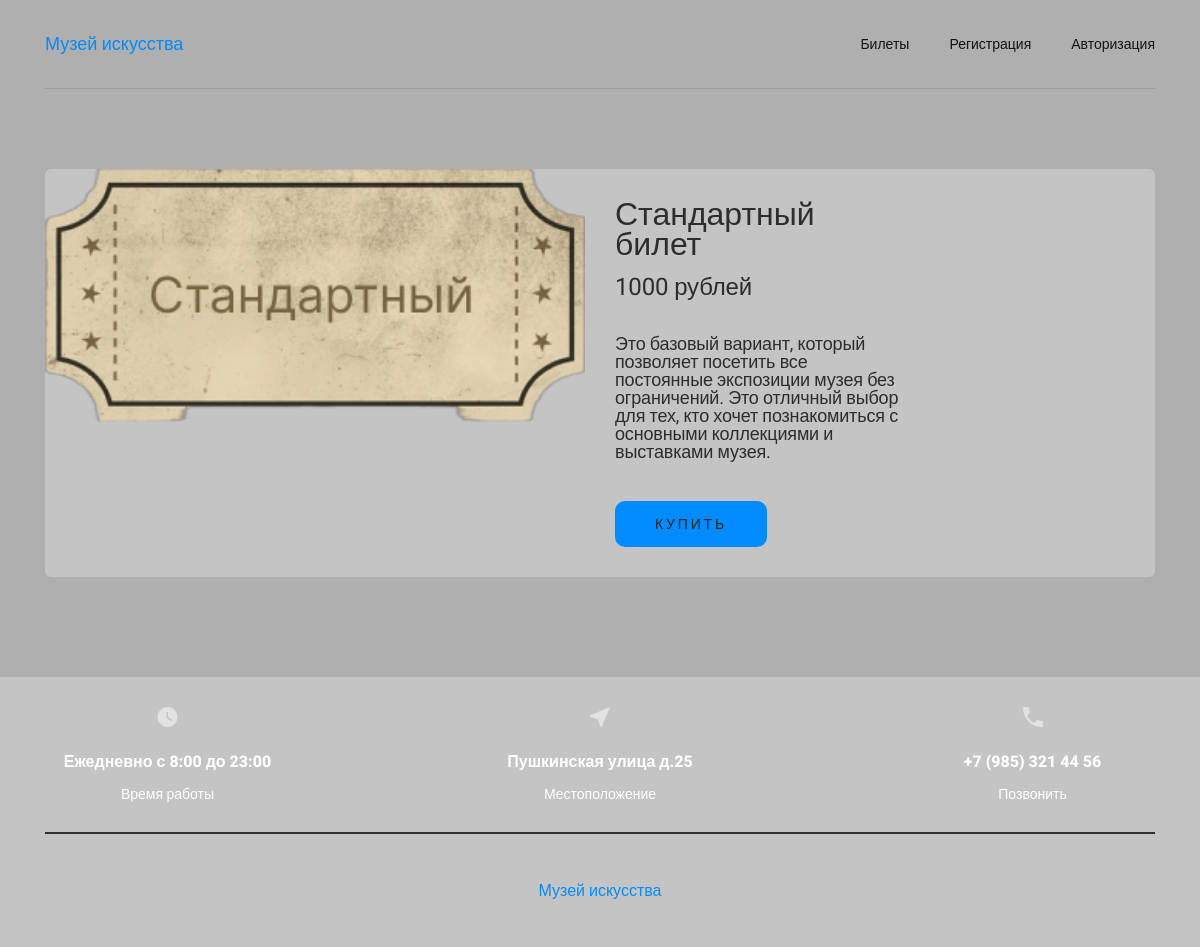
Screenshot of /product-details.php?id=1 with the database file from the repository.
### tables this page shows
CREATE TABLE `tovari` (
  `ID_Tovar` int(18) NOT NULL,
  `Naimenovanie` varchar(120) NOT NULL,
  `ID_Category` int(18) NOT NULL,
  `Discription` text NOT NULL,
  `Cena` float(10,2) NOT NULL,
  `Photo` varchar(200) NOT NULL
);

### Database.php (called while the page is built)
<?php
$database = new Database();
class Database
{
    private $conn;
    public function __construct()
    {
        $conf = parse_ini_file("Database.ini");
        $this->conn = new PDO('mysql:host=' . $conf["host"] . ':' . $conf["port"] . ';charset=' . $conf["db_enc"] . ';dbname=' . $conf["db"], $conf["db_usr"], $conf["db_pwd"]);
    }
    function get($sql, $params = [])
    {
        $result = $this->conn->prepare($sql);
        foreach ($params as $key => $value) {
            $result->bindValue(":$key", $value);
        }
        $result->execute();
        return $result->fetchAll(PDO::FETCH_ASSOC);
    }
}

### product-details.php (the view, shortened to what this page needs)
<?php
require "Database.php";
$sql = 'select * from tovari where ID_Tovar = :id';
$param = array('id' => $_GET['id']);
$tovari = $database->get($sql, $param);
?>
<!DOCTYPE html>
<html lang="ru">
<head>
    <link rel="stylesheet" href="assets/css/style.css">
</head>
<body>
    <?php
    include "header.php";
    ?>
    <main class="main">
        <section class="product-details">
            <div class="container">
                <div class="product-details__inner">
                    <?php foreach ($tovari as $key): ?>
                        <div class="product">
                            <img src="assets/img/<?= $key['Photo'] ?>" alt="Блюдо 1" class="product__img">
                            <div class="product__bottom">
                                <p class="product__title"><?= $key['Naimenovanie'] ?></p>
                                <p class="product__price"><?= $key['Cena'] ?> рублей</p>
                                <p class="product__dcp"><?= $key['Discription'] ?></p>
                                <?php if (isset($_SESSION['id'])): ?>
                                    <a href="cartAdd.php?id=<?= $key['ID_Tovar'] ?>"><button
                                            class="product__btn btn">Купить</button></a>
                                <?php else: ?>
                                    <a href="auth.php"><button class="product__btn btn">Купить</button></a>
                                <?php endif; ?>
                            </div>
                        </div>
                    <?php endforeach; ?>
                </div>
            </div>
        </section>
    </main>
    <?php
    include "footer.php";
    ?>
</body>
</html>

### assets/css/style.css (style rules this page uses)
:root { --green: #008cff; --gray: #c4c4c4; --bg: #afafaf; --semiBlack: #2e2d2d; --black: #141414; }
* { margin: 0; padding: 0; box-sizing: border-box; font-family: inherit; }
html { font-family: 'Roboto', sans-serif; scroll-behavior: smooth; }
a { text-decoration: none; transition: color 0.3s; }
body { background: var(--bg); }
button { border: none; outline: none; background: none; cursor: pointer; }
.container { width: 1110px; margin: 0 auto; }
.btn { font-weight: 400; font-size: 14px; text-align: center; letter-spacing: 0.2em; text-transform: uppercase; color: #252525; padding: 15px 40px; border-radius: 10px; background: var(--green); display: inline-block; }
.product { width: 350px; border-radius: 6px; overflow: hidden; display: flex; flex-direction: column; align-items: flex-start; background: var(--gray); }
.product .product__img { width: 350px; object-fit: cover; }
.product .product__title { font-weight: 400; font-size: 32px; line-height: 30px; color: var(--semiBlack); }
.product .product__bottom { padding: 30px; }
.product-details .product { width: unset; flex-direction: row; align-items: stretch; }
.product-details .product__img { width: 540px; height: 100%; border-radius: 6px; }
.product-details .product__bottom { max-width: 350px; display: flex; flex-direction: column; justify-content: center; align-items: flex-start; }
.product .product__price { margin-bottom: 40px; font-weight: 400; font-size: 24px; line-height: 16px; letter-spacing: -0.15px; color: var(--semiBlack); margin-top: 20px; }
.product .product__dcp { font-weight: 400; font-size: 18px; line-height: 18px; margin-bottom: 40px; letter-spacing: -0.1625px; color: var(--semiBlack); }

### rows the page displays
tovari: Photo (picture), Naimenovanie "Стандартный билет", Cena "1000", Discription "Это базовый вариант, который позволяет посетить все постоянные экспозиции музея без ограничений. Это отличный выбор для тех, кто хочет познакомиться с основными коллекциями и выставками музея."
